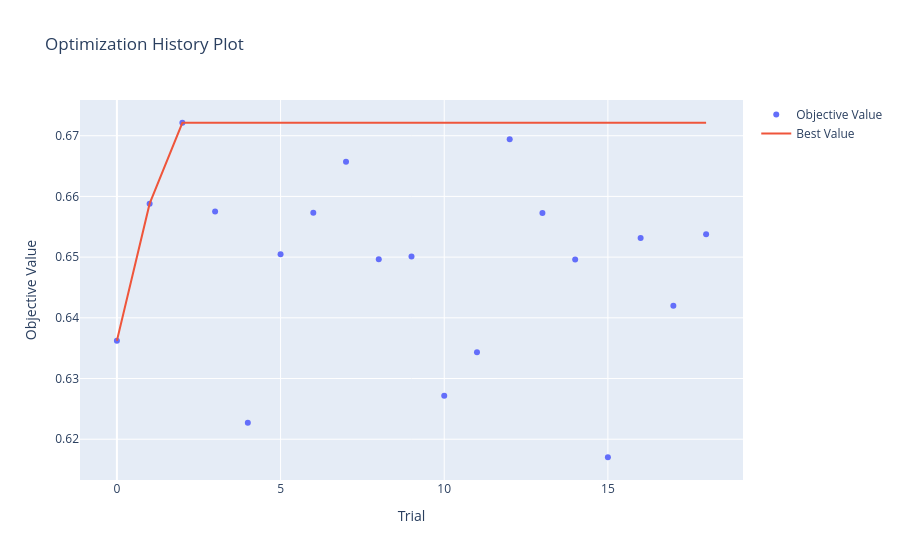
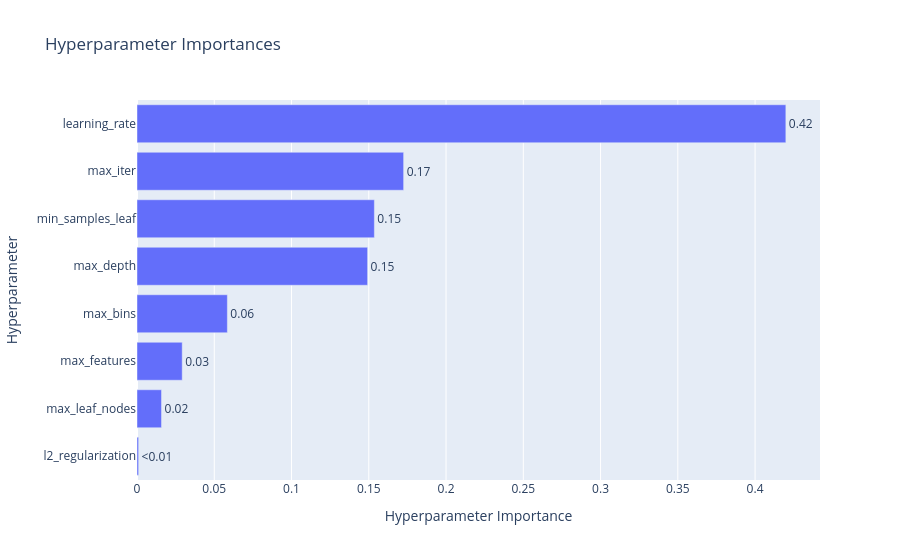
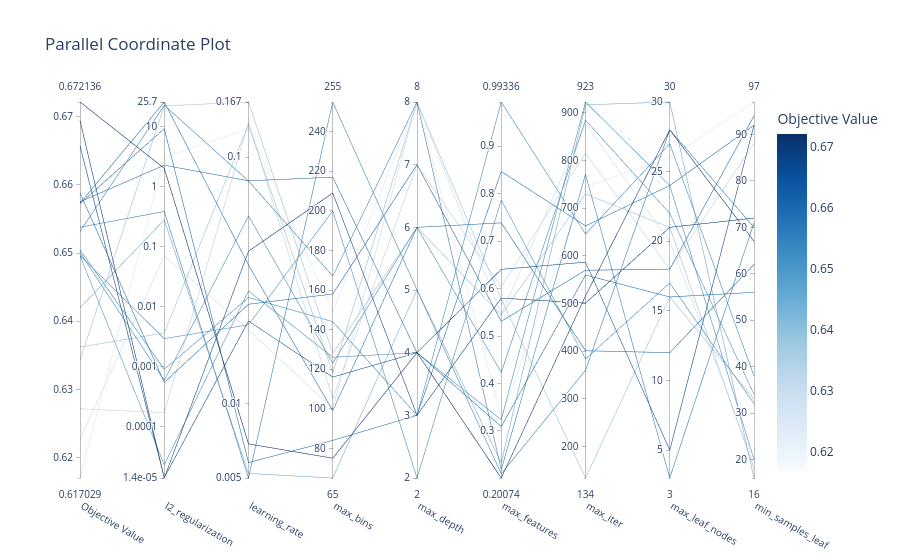

These figures' notebook cell, in order:
### Code cell
import optuna
import numpy as np
import warnings
from sklearn.metrics import roc_auc_score
from sklearn.model_selection import TimeSeriesSplit
from optuna.visualization import (
    plot_optimization_history, 
    plot_param_importances, 
    plot_parallel_coordinate
)
from optuna.samplers import TPESampler
from sklearn.ensemble import HistGradientBoostingClassifier
from sklearn.pipeline import make_pipeline


# Parameter tuning settings

timeout_seconds = 60*60*0.5
no_improvement_trials = 100

# Split the 1k dataset to evaluate on holdout after tuning
# Had problem with overfitting and extreme bad results on last 200 rows so switched the order

X_tuning = train_1k_X.tail(800)
y_tuning = train_1k_y_cat.tail(800)
X_val_holdout = train_1k_X.head(200)
y_val_holdout = train_1k_y_cat.head(200)

def objective_histgbm(trial):
    params = {
        "max_iter": trial.suggest_int("max_iter", 100, 1000), # Number of boosting rounds
        "learning_rate": trial.suggest_float("learning_rate", 0.005, 0.2, log=True), # Step size
        "max_depth": trial.suggest_int("max_depth", 2, 8), # Max tree depth
        "min_samples_leaf": trial.suggest_int("min_samples_leaf", 15, 100), # Min samples required in a leaf node
        "max_features": trial.suggest_float("max_features", 0.2, 1.0), # Number of features to consider when looking for the best split
        "max_leaf_nodes": trial.suggest_int("max_leaf_nodes", 3, 31), # Max leaf nodes in the tree
        "l2_regularization": trial.suggest_float("l2_regularization", 1e-5, 100.0, log=True), # L2 regularization term on weights
        "random_state": 42, # For reproducibility
        "verbose": 0, # No verbose output during training
        "max_bins": trial.suggest_int("max_bins", 63, 255), # Maximum number of bins to use for discretizing continuous features
        "class_weight": "balanced", # Adjust weights inversely proportional to class frequencies
    }

    full_pipeline = make_pipeline(
        numeric_preprocessor,
        HistGradientBoostingClassifier(**params)
    )
    
    tscv = TimeSeriesSplit(n_splits=3)
    cv_scores = []
    
    for train_idx, val_idx in tscv.split(X_tuning):
        X_tr, X_val = X_tuning.iloc[train_idx], X_tuning.iloc[val_idx]
        y_tr, y_val = y_tuning.iloc[train_idx], y_tuning.iloc[val_idx]
        
        with warnings.catch_warnings():
            warnings.simplefilter("ignore")
            full_pipeline.fit(X_tr, y_tr)
        
        preds = full_pipeline.predict_proba(X_val)[:, 1]
        cv_scores.append(roc_auc_score(y_val, preds))
        
    return np.mean(cv_scores)

def stop_optuna(study, trial): # Custom callback to stop optimization if no improvement in best AUC for a certain number of trials
    if study.best_trial.number + no_improvement_trials <= trial.number:
        print(f"\n[Early Stop] No improvement in {no_improvement_trials} trials. Stopping optimization.")
        study.stop()

study_histgbm = optuna.create_study(direction="maximize", sampler=TPESampler(seed=42))
study_histgbm.optimize(objective_histgbm, timeout=timeout_seconds, n_jobs=-1, callbacks=[stop_optuna])

print("\n" + "="*40)
print(f"BEST AUC: {study_histgbm.best_value:.4f}")
print("BEST PARAMETERS:")

print("best_params = {")
for k, v in study_histgbm.best_params.items():
    if isinstance(v, str):
        print(f'    "{k}": "{v}",')
    else:
        print(f'    "{k}": {v},')
print("}")

print("\n--- PARAMETER IMPORTANCE ---")
importances = optuna.importance.get_param_importances(study_histgbm)
for param, importance in importances.items():
    print(f"  {param:20}: {importance:.4f}")
print("="*40)


fig1 = plot_optimization_history(study_histgbm)
fig1.show()
    
fig2 = plot_param_importances(study_histgbm)
fig2.show()
    
fig3 = plot_parallel_coordinate(study_histgbm)
fig3.show()
    
fig1.write_html("hyperparameter_tuning/HistGBM/Classification/optuna_histgbm_1k_history.html")
fig2.write_html("hyperparameter_tuning/HistGBM/Classification/optuna_histgbm_1k_importance.html")
fig3.write_html("hyperparameter_tuning/HistGBM/Classification/optuna_histgbm_1k_parallel.html")

### Figure 1 — Plotly figure (JSON) as saved in the notebook; plotly's stock layout.template omitted (floating-point values rounded to 4 significant figures)
{"data": [{"mode": "markers", "name": "Objective Value", "type": "scatter", "x": [0, 1, 2, 3, 4, 5, 6, 7, 8, 9, 10, 11, 12, 13, 14, 15, 16, 17, 18], "y": [0.6362, 0.6588, 0.6721, 0.6575, 0.6227, 0.6505, 0.6573, 0.6657, 0.6496, 0.6501, 0.6272, 0.6343, 0.6694, 0.6572, 0.6496, 0.617, 0.6532, 0.642, 0.6538]}, {"mode": "lines", "name": "Best Value", "type": "scatter", "x": [0, 1, 2, 3, 4, 5, 6, 7, 8, 9, 10, 11, 12, 13, 14, 15, 16, 17, 18], "y": [0.6362, 0.6588, 0.6721, 0.6721, 0.6721, 0.6721, 0.6721, 0.6721, 0.6721, 0.6721, 0.6721, 0.6721, 0.6721, 0.6721, 0.6721, 0.6721, 0.6721, 0.6721, 0.6721]}, {"marker": {"color": "#cccccc"}, "mode": "markers", "name": "Infeasible Trial", "showlegend": false, "type": "scatter", "x": [], "y": []}], "layout": {"title": {"text": "Optimization History Plot"}, "xaxis": {"title": {"text": "Trial"}}, "yaxis": {"title": {"text": "Objective Value"}}}}

### Figure 2 — Plotly figure (JSON) as saved in the notebook; plotly's stock layout.template omitted (floating-point values rounded to 4 significant figures)
{"data": [{"cliponaxis": false, "hovertemplate": ["l2_regularization (FloatDistribution): 0.0010422025711707597<extra></extra>", "max_leaf_nodes (IntDistribution): 0.0158656184996552<extra></extra>", "max_features (FloatDistribution): 0.02926814153446588<extra></extra>", "max_bins (IntDistribution): 0.05847575849586817<extra></extra>", "max_depth (IntDistribution): 0.14924225358856086<extra></extra>", "min_samples_leaf (IntDistribution): 0.1536224701694902<extra></extra>", "max_iter (IntDistribution): 0.1725648897746237<extra></extra>", "learning_rate (FloatDistribution): 0.4199186653661651<extra></extra>"], "name": "Objective Value", "orientation": "h", "text": ["<0.01", "0.02", "0.03", "0.06", "0.15", "0.15", "0.17", "0.42"], "textposition": "outside", "type": "bar", "x": [0.001042, 0.01587, 0.02927, 0.05848, 0.1492, 0.1536, 0.1726, 0.4199], "y": ["l2_regularization", "max_leaf_nodes", "max_features", "max_bins", "max_depth", "min_samples_leaf", "max_iter", "learning_rate"]}], "layout": {"title": {"text": "Hyperparameter Importances"}, "xaxis": {"title": {"text": "Hyperparameter Importance"}}, "yaxis": {"title": {"text": "Hyperparameter"}}}}

### Figure 3 — Plotly figure (JSON) as saved in the notebook; plotly's stock layout.template omitted (floating-point values rounded to 4 significant figures)
{"data": [{"dimensions": [{"label": "Objective Value", "range": [0.617, 0.6721], "values": [0.6362, 0.6588, 0.6721, 0.6575, 0.6227, 0.6505, 0.6573, 0.6657, 0.6496, 0.6501, 0.6272, 0.6343, 0.6694, 0.6572, 0.6496, 0.617, 0.6532, 0.642, 0.6538]}, {"label": "l2_regularization", "range": [-4.854, 1.41], "ticktext": ["1.4e-05", "0.0001", "0.001", "0.01", "0.1", "1", "10", "25.7"], "tickvals": [-4.854, -4, -3, -2, -1, 0, 1, 1.41], "values": [-2.438, -3.262, 0.3047, 0.3568, -1.154, -3.044, 1.41, -4.848, -2.532, -3.229, -3.765, 1.345, -4.854, 0.9657, -4.636, 0.4834, 1.356, -0.5554, -0.414]}, {"label": "learning_rate", "range": [-2.301, -0.7771], "ticktext": ["0.005", "0.01", "0.1", "0.167"], "tickvals": [-2.301, -2, -1, -0.7771], "values": [-0.8687, -1.597, -2.163, -1.097, -1.7, -1.57, -1.438, -1.665, -1.68, -1.238, -0.8594, -0.7771, -1.382, -2.239, -1.543, -0.8853, -1.097, -2.283, -2.301]}, {"label": "max_bins", "range": [65, 255], "values": [118, 158, 75, 217, 100, 144, 99, 116, 200, 123, 105, 128, 209, 84, 126, 149, 167, 65, 255]}, {"label": "max_depth", "range": [2, 8], "values": [8, 7, 4, 4, 8, 3, 6, 4, 2, 6, 7, 6, 3, 3, 4, 8, 8, 5, 5]}, {"label": "max_features", "range": [0.2007, 0.9934], "values": [0.5785, 0.5311, 0.2007, 0.309, 0.5462, 0.9934, 0.7386, 0.6405, 0.7867, 0.4232, 0.6034, 0.5443, 0.5799, 0.8469, 0.3235, 0.3281, 0.2184, 0.2332, 0.2097]}, {"label": "max_iter", "range": [134, 923], "values": [134, 570, 516, 560, 877, 646, 401, 587, 384, 885, 816, 730, 501, 663, 923, 745, 771, 917, 360]}, {"label": "max_leaf_nodes", "range": [3, 30], "values": [16, 18, 28, 16, 20, 27, 12, 5, 17, 22, 18, 21, 21, 24, 24, 26, 3, 30, 28]}, {"label": "min_samples_leaf", "range": [16, 97], "values": [33, 94, 67, 56, 19, 38, 62, 92, 32, 34, 88, 18, 72, 92, 20, 97, 71, 16, 70]}], "labelangle": 30, "labelside": "bottom", "line": {"color": [0.6362, 0.6588, 0.6721, 0.6575, 0.6227, 0.6505, 0.6573, 0.6657, 0.6496, 0.6501, 0.6272, 0.6343, 0.6694, 0.6572, 0.6496, 0.617, 0.6532, 0.642, 0.6538], "colorbar": {"title": {"text": "Objective Value"}}, "colorscale": [[0, "rgb(247,251,255)"], [0.125, "rgb(222,235,247)"], [0.25, "rgb(198,219,239)"], [0.375, "rgb(158,202,225)"], [0.5, "rgb(107,174,214)"], [0.625, "rgb(66,146,198)"], [0.75, "rgb(33,113,181)"], [0.875, "rgb(8,81,156)"], [1, "rgb(8,48,107)"]], "reversescale": false, "showscale": true}, "type": "parcoords"}], "layout": {"title": {"text": "Parallel Coordinate Plot"}}}
